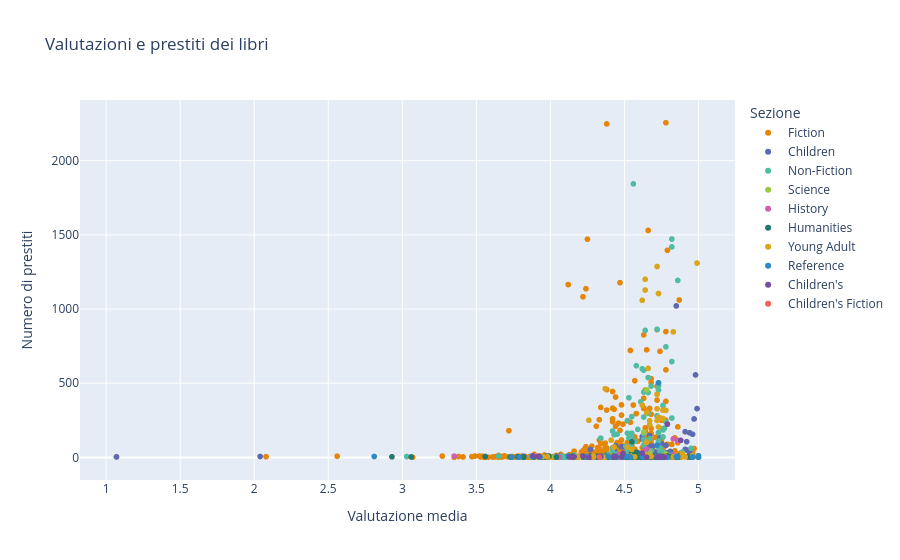

Notebook cell for this chart:
### Markdown cell above
<H4 style="color: rgb(222, 158, 200);">Plotly Express: grafico interattivo di valutazioni e prestiti.</span>
 <br />
<span style="color: rgb(186, 95, 188);">I libri con i voti più alti sono anche quelli che vengono presi più in prestito?</span>

### Code cell
import plotly.express as px


fig = px.scatter(
    df,
# mette la valutazione media sull'asse orizzontale
    x="rating",
# mette il numero di prestiti sull'asse verticale
    y="times_borrowed",
# assegna lo stesso colore ai libri della stessa lezione
    color="section",
# è il titolo che va in evidenza quando si passa il mouse sopra
    hover_name="title",
# gli altri dati che appaiono quando passi sopra il mouse
    hover_data=["author", "genre", "ratings_count"],
# palette di colori preimpostata con colori vivaci
    color_discrete_sequence=px.colors.qualitative.Vivid,
# le etichette che appaiono nell'hover
    labels={
        "rating": "Valutazione media",
        "times_borrowed": "Numero di prestiti",
        "section": "Sezione",
        "author": "Autore",
        "genre": "Genere",
        "ratings_count": "Numero di valutazioni",
    },
# il titolo del grafico
    title="Valutazioni e prestiti dei libri",
)
fig.show()

### Figure 1 — Plotly figure (JSON) as saved in the notebook; plotly's stock layout.template omitted (floating-point values rounded to 4 significant figures; data arrays with more than 128 entries replaced by an {"elided": "..."} marker saying what was removed)
{"data": [{"customdata": {"elided": "959x3 mixed values"}, "hovertemplate": "<b>%{hovertext}</b><br><br>Sezione=Fiction<br>Valutazione media=%{x}<br>Numero di prestiti=%{y}<br>Autore=%{customdata[0]}<br>Genere=%{customdata[1]}<br>Numero di valutazioni=%{customdata[2]}<extra></extra>", "hovertext": {"elided": "959 str values"}, "legendgroup": "Fiction", "marker": {"color": "rgb(229, 134, 6)", "symbol": "circle"}, "mode": "markers", "name": "Fiction", "showlegend": true, "type": "scattergl", "x": {"elided": "959 float values"}, "xaxis": "x", "y": {"elided": "959 float values"}, "yaxis": "y"}, {"customdata": {"elided": "180x3 mixed values"}, "hovertemplate": "<b>%{hovertext}</b><br><br>Sezione=Children<br>Valutazione media=%{x}<br>Numero di prestiti=%{y}<br>Autore=%{customdata[0]}<br>Genere=%{customdata[1]}<br>Numero di valutazioni=%{customdata[2]}<extra></extra>", "hovertext": {"elided": "180 str values"}, "legendgroup": "Children", "marker": {"color": "rgb(93, 105, 177)", "symbol": "circle"}, "mode": "markers", "name": "Children", "showlegend": true, "type": "scattergl", "x": {"elided": "180 float values"}, "xaxis": "x", "y": {"elided": "180 float values"}, "yaxis": "y"}, {"customdata": {"elided": "158x3 mixed values"}, "hovertemplate": "<b>%{hovertext}</b><br><br>Sezione=Non-Fiction<br>Valutazione media=%{x}<br>Numero di prestiti=%{y}<br>Autore=%{customdata[0]}<br>Genere=%{customdata[1]}<br>Numero di valutazioni=%{customdata[2]}<extra></extra>", "hovertext": {"elided": "158 str values"}, "legendgroup": "Non-Fiction", "marker": {"color": "rgb(82, 188, 163)", "symbol": "circle"}, "mode": "markers", "name": "Non-Fiction", "showlegend": true, "type": "scattergl", "x": {"elided": "158 float values"}, "xaxis": "x", "y": {"elided": "158 float values"}, "yaxis": "y"}, {"customdata": [["Michio Kaku", "Science", 8], ["Aristotle", "History", 5], ["Sir Isaac Newton", "Science", 1], ["Bertrand Russell", "Science", 1], [" Buzz Aldrin", "Science Fiction", 3], ["Brian Greene", "Science", 21], ["John Stuart Mill", "Science", 2], [" Neil deGrasse Tyson", "Science", 367], [" Charles Wohlforth & Amanda Hendrix", "Science", 1], ["Leonard Susskind", "Science", 14], ["Albert Einstein", "Science", 3], ["Theodore L. Brown", "Science", 15], ["Anthony J. F. Griffiths", "Science", 2], ["Gerard J. Tortora", "Science", 6], ["Brian Greene", "Science", 21], [" Teasel Muir-Harmony", "History", 3], ["Stephen Hawking", "Science", 128], [" Mike Massimino", "Biography & Autobiography", 14], ["Charles Fort", "Science Fiction", 1]], "hovertemplate": "<b>%{hovertext}</b><br><br>Sezione=Science<br>Valutazione media=%{x}<br>Numero di prestiti=%{y}<br>Autore=%{customdata[0]}<br>Genere=%{customdata[1]}<br>Numero di valutazioni=%{customdata[2]}<extra></extra>", "hovertext": ["Physics of the Impossible", "Physics", "Philosophiae naturalis principia mathematica", "The ABC of Relativity", "Mission to Mars", "The Fabric of the Cosmos", "A System of Logic, Ratiocinative and Inductive", "Astrophysics for People in a Hurry", "Beyond Earth", "Quantum Mechanics: The Theoretical Minimum", "Über die spezielle und die allgemeine Relativitätstheorie", "Chemistry", "Introduction to genetic analysis", "Microbiology", "The Fabric of the Cosmos: Space, Time, and the Texture of Reality", "Apollo to the Moon", "A Brief History of Time", "Spaceman", "The book of the damned"], "legendgroup": "Science", "marker": {"color": "rgb(153, 201, 69)", "symbol": "circle"}, "mode": "markers", "name": "Science", "showlegend": true, "type": "scattergl", "x": [4.63, 4.64, 4.67, 4.21, 4.33, 4.67, 4.03, 4.65, 4.19, 4.64, 4.63, 4.65, 4.49, 4.52, 4.66, 4.77, 4.63, 4.78, 4.28], "xaxis": "x", "y": [11.0, 6.0, 1.0, 2.0, 3.0, 34.0, 3.0, 455.0, 2.0, 21.0, 3.0, 22.0, 2.0, 9.0, 28.0, 3.0, 171.0, 23.0, 1.0], "yaxis": "y"}, {"customdata": [["Massachusetts", "History", 1], ["Mason Locke Weems", "Biography & Autobiography", 3], ["Jacob Abbott", "Biography & Autobiography", 2], [" Francis French", "Biography & Autobiography", 7], ["Thomas Carlyle", "Biography & Autobiography", 1], ["Jack Weatherford", "Biography & Autobiography", 36], ["Sir Walter Scott", "Poetry", 1], ["Edward Gibbon", "History", 2], ["David Hume", "History", 2], ["Doris Kearns Goodwin", "Biography & Autobiography", 94], ["William T. Sherman", "Biography & Autobiography", 1], ["Jane Addams", "Biography & Autobiography", 3], ["Frederick Douglass", "Biography & Autobiography", 1], ["Adolf Hitler", "Biography & Autobiography", 12], ["Louisa May Alcott", "Biography & Autobiography", 8], ["Frederick Douglass", "Biography & Autobiography", 3], ["Arthur Conan Doyle", "History", 2], ["Henry Justice Ford", "Adventure", 8], ["John Foxe", "Biography & Autobiography", 7], ["W. E. B. Du Bois", "Biography & Autobiography", 10], ["Mary Beth Norton", "History", 2], ["Ron Chernow", "Biography & Autobiography", 79], ["T. E. Lawrence", "Biography & Autobiography", 2], ["Sir Ernest Henry Shackleton", "Biography & Autobiography", 1], ["P. Cornelius Tacitus", "Biography & Autobiography", 4], ["Washington Irving", "History", 4], ["Samuel Pepys", "Biography & Autobiography", 5], ["Jacob Abbott", "Biography & Autobiography", 3], ["Harriet A. Jacobs", "Biography & Autobiography", 3]], "hovertemplate": "<b>%{hovertext}</b><br><br>Sezione=History<br>Valutazione media=%{x}<br>Numero di prestiti=%{y}<br>Autore=%{customdata[0]}<br>Genere=%{customdata[1]}<br>Numero di valutazioni=%{customdata[2]}<extra></extra>", "hovertext": ["Laws, etc. (Session laws : 1754 May)", "The life of Washington", "Julius Caesar", "Into That Silent Sea", "On heroes, hero-worship and the heroic in history", "Genghis Khan and the Making of the Modern World", "Marmion", "History of the Decline and Fall of the Roman Empire Complete and Unabridged", "The history of England", "Team of Rivals: The Political Genius of Abraham Lincoln", "Memoirs of Gen. William T. Sherman", "20 Years at Hull House", "Life and times of Frederick Douglass", "Mein Kampf", "Hospital Sketches", "My bondage and my freedom", "The Great Boer War", "The red true story book", "Actes and monuments", "The Souls of Black Folk", "A People and a Nation", "Grant", "Seven pillars of wisdom, a triumph", "South: the story of Shackleton's 1914-1917 expedition", "Agricola", "The conquest of Granada", "Diary", "History of Cleopatra, queen of Egypt", "Incidents in the life of a slave girl"], "legendgroup": "History", "marker": {"color": "rgb(204, 97, 176)", "symbol": "circle"}, "mode": "markers", "name": "History", "showlegend": true, "type": "scattergl", "x": [5.0, 4.62, 4.39, 4.55, 4.63, 4.65, 4.06, 4.46, 4.13, 4.83, 4.29, 4.46, 4.87, 4.46, 4.46, 4.72, 3.78, 3.35, 3.91, 4.83, 4.45, 4.86, 4.43, 4.64, 4.47, 4.81, 4.34, 4.05, 4.77], "xaxis": "x", "y": [2.0, 4.0, 2.0, 13.0, 2.0, 56.0, 1.0, 3.0, 2.0, 125.0, 2.0, 4.0, 2.0, 19.0, 8.0, 5.0, 2.0, 8.0, 7.0, 16.0, 3.0, 114.0, 3.0, 1.0, 6.0, 7.0, 5.0, 5.0, 3.0], "yaxis": "y"}, {"customdata": {"elided": "164x3 mixed values"}, "hovertemplate": "<b>%{hovertext}</b><br><br>Sezione=Humanities<br>Valutazione media=%{x}<br>Numero di prestiti=%{y}<br>Autore=%{customdata[0]}<br>Genere=%{customdata[1]}<br>Numero di valutazioni=%{customdata[2]}<extra></extra>", "hovertext": {"elided": "164 str values"}, "legendgroup": "Humanities", "marker": {"color": "rgb(36, 121, 108)", "symbol": "circle"}, "mode": "markers", "name": "Humanities", "showlegend": true, "type": "scattergl", "x": {"elided": "164 float values"}, "xaxis": "x", "y": {"elided": "164 float values"}, "yaxis": "y"}, {"customdata": {"elided": "62x3 mixed values"}, "hovertemplate": "<b>%{hovertext}</b><br><br>Sezione=Young Adult<br>Valutazione media=%{x}<br>Numero di prestiti=%{y}<br>Autore=%{customdata[0]}<br>Genere=%{customdata[1]}<br>Numero di valutazioni=%{customdata[2]}<extra></extra>", "hovertext": ["What Katy Did Next (Best Loved Stories)", "Catching Fire", "Divergent", "Undine", "Oliver Twist", "Mockingjay", "The Curious Incident of the Dog in the Night-Time", "Harry Potter and the Goblet of Fire", "The Gunslinger", "The Refugees", "Im Westen nichts Neues", "Inuyasha", "David Balfour", "Rose in Bloom", "The Boy in the Striped Pyjamas", "Artemis Fowl", "Master Humphrey's Clock", "Animal Farm", "Julius Caesar", "Flowers for Algernon", "New Moon", "Rilla of Ingleside", "The Giver", "Northern Lights", "Breaking Dawn", "King Henry V", "The Raven", "The Subtle Knife", "The Outsiders", "Eclipse", "Penrod and Sam", "The Fault in Our Stars", "Hidden Figures", "Chasing Space", "The Alhambra", "Hatchet", "Daddy-Long-Legs", "The Merchant of Venice", "Demian", "Harry Potter and the Half-Blood Prince", "I Capture the Castle", "The story girl", "A Little Princess", "Just Patty", "The Hunger Games", "Twilight", "When Patty Went to College", "The Amber Spyglass", "Hornblower in the West Indies", "Poems", "Holes", "Anne of Avonlea", "The Hobbit", "The spy", "The Book Thief", "Ranma 1/2", "The Lightning Thief", "An Old-Fashioned Girl", "Kidnapped", "Ender's Game", "The Norsemen in the West, or, America before Columbus", "Through Russian Snows"], "legendgroup": "Young Adult", "marker": {"color": "rgb(218, 165, 27)", "symbol": "circle"}, "mode": "markers", "name": "Young Adult", "showlegend": true, "type": "scattergl", "x": [4.57, 4.73, 4.72, 4.44, 4.43, 4.64, 4.26, 4.83, 4.37, 4.29, 4.65, 4.98, 4.65, 4.85, 4.67, 4.96, 4.29, 4.74, 4.77, 4.65, 4.65, 4.68, 4.67, 4.91, 4.76, 4.77, 4.89, 4.52, 4.73, 4.73, 5.0, 4.62, 4.41, 4.88, 4.37, 4.72, 4.64, 4.67, 4.65, 4.99, 4.41, 4.36, 4.72, 4.25, 4.72, 4.66, 3.98, 4.55, 4.54, 4.83, 4.76, 4.17, 4.72, 3.95, 4.64, 4.88, 4.78, 4.47, 4.83, 4.62, 4.19, 4.47], "xaxis": "x", "y": [4.0, 1105.0, 328.0, 2.0, 70.0, 1201.0, 250.0, 846.0, 463.0, 8.0, 2.0, 7.0, 1.0, 7.0, 220.0, 13.0, 3.0, 267.0, 11.0, 101.0, 302.0, 7.0, 247.0, 3.0, 262.0, 3.0, 25.0, 69.0, 205.0, 270.0, 6.0, 1059.0, 116.0, 3.0, 1.0, 425.0, 15.0, 8.0, 11.0, 1310.0, 9.0, 2.0, 5.0, 5.0, 1287.0, 600.0, 4.0, 53.0, 9.0, 3.0, 319.0, 2.0, 249.0, 6.0, 1128.0, 6.0, 317.0, 2.0, 3.0, 352.0, 3.0, 4.0], "yaxis": "y"}, {"customdata": [["Pliny the Elder", "History", 1], ["Sir William Blackstone", "History", 1], ["William Cullen Bryant", "Poetry", 1], ["Henry George Liddell", "Dictionaries & Encyclopedias", 4], ["Horace", "Dictionaries & Encyclopedias", 1], ["John Bartlett", "Dictionaries & Encyclopedias", 4], ["Henry Gray F.R.S.", "Medicine & Health", 2], ["Lindley Murray", "Dictionaries & Encyclopedias", 4], ["Samuel Johnson", "Dictionaries & Encyclopedias", 1], ["William Strunk", "Dictionaries & Encyclopedias", 51], ["Euclid", "Dictionaries & Encyclopedias", 4], ["Carolyn Wells", "Crime/Thriller", 4], ["Edwin Raphael", "Science", 2], ["American Film Institute", "History", 3], ["George Boole", "Science", 7], ["Ambrose Bierce", "Dictionaries & Encyclopedias", 6], ["Judith S. Levey", "Dictionaries & Encyclopedias", 7], ["Tinsley Randolph Harrison", "Medicine & Health", 2], ["United States", "History", 2], ["Wendy Body", "Dictionaries & Encyclopedias", 1], ["Ernest Alfred Wallis Budge", "Religion & Spirituality", 1], ["AAA", "Other", 1], ["Ambrose Bierce", "Satire", 1], ["Rand McNally", "Law", 7], ["AA Publishing", "Other", 1], ["Nathaniel Bowditch", "Reference", 2], ["Fred T. Jane", "Technology & Engineering", 2], ["Bacon", "Other", 313], ["Leo Tolstoy", "Other", 4]], "hovertemplate": "<b>%{hovertext}</b><br><br>Sezione=Reference<br>Valutazione media=%{x}<br>Numero di prestiti=%{y}<br>Autore=%{customdata[0]}<br>Genere=%{customdata[1]}<br>Numero di valutazioni=%{customdata[2]}<extra></extra>", "hovertext": ["Naturalis historia", "Commentaries on the laws of England", "Poems", "A Greek-English Lexicon", "Opera", "Familiar quotations; a collection of passages, phrases, and proverbs traced to their sources in ancient and modern literature", "Anatomy", "English grammar", "A dictionary of the English language", "The Elements of Style", "Elements", "The Technique of the Mystery Story", "Raphael's Astronomical Ephemeris", "American Film", "An Investigation of the Laws of Thought (Barnes & Noble)", "Write It Right", "The World Almanac for Kids", "Principles of internal medicine", "The Constitution of the United States and related documents", "Longman Reading World", "The Book of the Dead", "AAA Essential Guide", "The Devil's Dictionary", "Statutory Instruments", "AA Street by Street", "American practical navigator", "Jane's All the Worlds Aircraft", "Und & Use Application Softwr", "Youth"], "legendgroup": "Reference", "marker": {"color": "rgb(47, 138, 196)", "symbol": "circle"}, "mode": "markers", "name": "Reference", "showlegend": true, "type": "scattergl", "x": [5.0, 3.74, 4.45, 4.53, 5.0, 4.52, 4.86, 4.85, 4.54, 4.72, 4.86, 3.88, 4.74, 4.43, 4.39, 2.81, 5.0, 4.24, 4.96, 4.63, 4.79, 5.0, 4.49, 4.12, 3.79, 4.42, 3.93, 4.73, 4.62], "xaxis": "x", "y": [2.0, 2.0, 1.0, 6.0, 1.0, 6.0, 3.0, 5.0, 1.0, 82.0, 6.0, 6.0, 3.0, 3.0, 7.0, 6.0, 10.0, 3.0, 3.0, 1.0, 1.0, 2.0, 2.0, 10.0, 2.0, 3.0, 2.0, 503.0, 6.0], "yaxis": "y"}, {"customdata": [["Antoine de Saint-Exupéry", "Fantasy", 81], ["James Baldwin", "Fantasy", 5], ["G. A. Henty", "Historical Fiction", 3], ["James Fenimore Cooper", "Adventure", 4], ["Jane Porter", "Historical Fiction", 9], ["Andrew Lang", "Fantasy", 1], ["G. A. Henty", "Historical Fiction", 1], ["Alexandre Dumas", "History", 10], ["Robert Burns", "Poetry", 2], ["Henry van Dyke", "Religion & Spirituality", 2], ["Paul Groves", "Other", 1], ["Lewis Carroll", "Fantasy", 21], ["Jules Verne", "Science Fiction", 2], ["Rudyard Kipling", "Classics", 2], ["Henry Wadsworth Longfellow", "Poetry", 2], ["Houghton Mifflin Company Staff", "Dictionaries & Encyclopedias", 1], ["G. A. Henty", "History", 7], ["Jules Verne", "Adventure", 20], ["Scottish Primary Mathematics Group", "Dictionaries & Encyclopedias", 4], ["Beatrix Potter", "Children's Fiction", 2], ["Neil Gaiman", "Fantasy", 214], ["Houghton Mifflin Company Staff", "Biography & Autobiography", 4], ["Aesop", "Children's Fiction", 4]], "hovertemplate": "<b>%{hovertext}</b><br><br>Sezione=Children's<br>Valutazione media=%{x}<br>Numero di prestiti=%{y}<br>Autore=%{customdata[0]}<br>Genere=%{customdata[1]}<br>Numero di valutazioni=%{customdata[2]}<extra></extra>", "hovertext": ["Le petit prince", "The Story of Siegfried", "With Clive in India, or, The beginnings of an empire", "The Prairie", "The Scottish Chiefs", "The Yellow Fairy Book (Large Print)", "With Wolfe in Canada; or, Winning of a continent", "Borgias", "The complete poetical works", "The story of the other wise man", "Bangers and Mash", "Alice's Adventures in Wonderland / Through the Looking Glass", "Vingt mille lieues sous les mers", "Stalky and Co", "The song of Hiawatha", "Houghton Mifflin Vocabulary Readers", "With Lee in Virginia", "Le Tour du Monde en Quatre-Vingts Jours", "Heinemann Mathematics", "The tale of Jemima Puddle-Duck", "Coraline", "Houghton Mifflin the Nation's Choice", "Fables"], "legendgroup": "Children's", "marker": {"color": "rgb(118, 78, 159)", "symbol": "circle"}, "mode": "markers", "name": "Children's", "showlegend": true, "type": "scattergl", "x": [4.88, 4.13, 4.16, 4.34, 4.22, 4.65, 4.26, 3.88, 4.72, 4.76, 4.74, 4.62, 4.43, 4.44, 4.48, 4.74, 3.92, 4.49, 4.33, 4.77, 4.79, 4.76, 4.74], "xaxis": "x", "y": [115.0, 5.0, 4.0, 7.0, 9.0, 1.0, 1.0, 10.0, 3.0, 3.0, 2.0, 29.0, 3.0, 3.0, 2.0, 1.0, 7.0, 27.0, 6.0, 3.0, 224.0, 6.0, 7.0], "yaxis": "y"}, {"customdata": [["Lucy Maud Montgomery", "Drama", 1]], "hovertemplate": "<b>%{hovertext}</b><br><br>Sezione=Children's Fiction<br>Valutazione media=%{x}<br>Numero di prestiti=%{y}<br>Autore=%{customdata[0]}<br>Genere=%{customdata[1]}<br>Numero di valutazioni=%{customdata[2]}<extra></extra>", "hovertext": ["Further chronicles of Avonlea"], "legendgroup": "Children's Fiction", "marker": {"color": "rgb(237, 100, 90)", "symbol": "circle"}, "mode": "markers", "name": "Children's Fiction", "showlegend": true, "type": "scattergl", "x": [4.33], "xaxis": "x", "y": [2.0], "yaxis": "y"}], "layout": {"legend": {"title": {"text": "Sezione"}, "tracegroupgap": 0}, "title": {"text": "Valutazioni e prestiti dei libri"}, "xaxis": {"anchor": "y", "domain": [0, 1], "title": {"text": "Valutazione media"}}, "yaxis": {"anchor": "x", "domain": [0, 1], "title": {"text": "Numero di prestiti"}}}}
